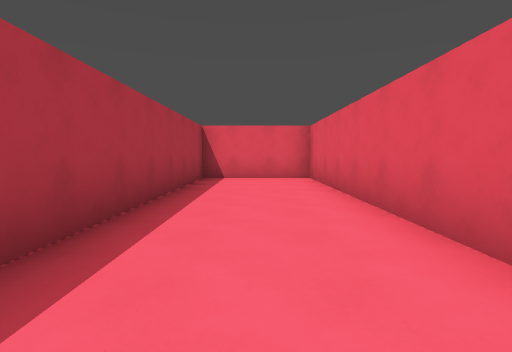
view 1 (above)

16 first-person views from a walk through a level from a Godot 3-D game. The camera is 1.3 m above the floor, tilts 4° down and sees 80° across. The floor is counted in squares, 2 m on a side. Each view is taken from the middle of a square. On the plan, view 1 faces up. The plan holds only what a view shows up to about 10 squares ahead; the rest is blank. The place goes on beyond the plan.

view 2
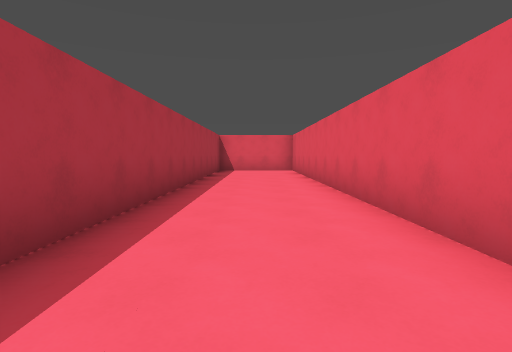

view 3
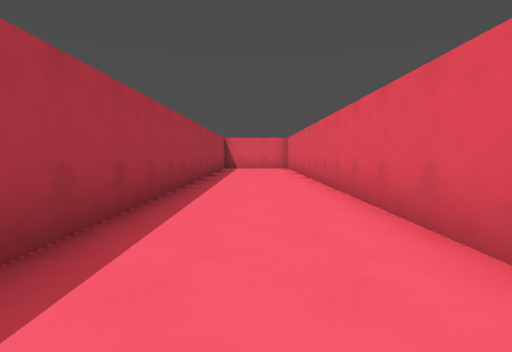

view 4
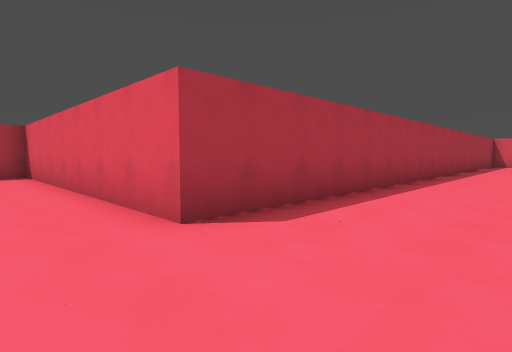

view 5
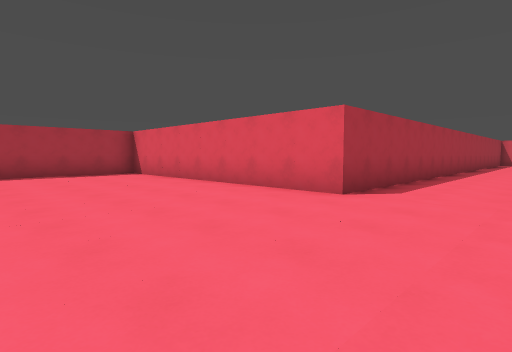

view 6
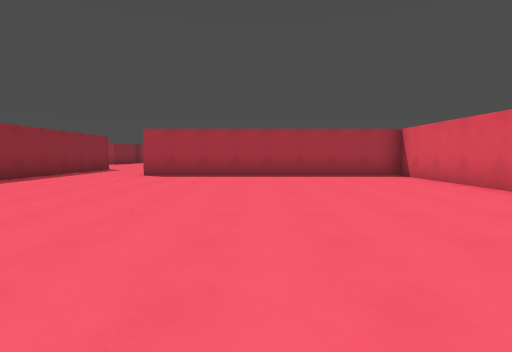

view 7
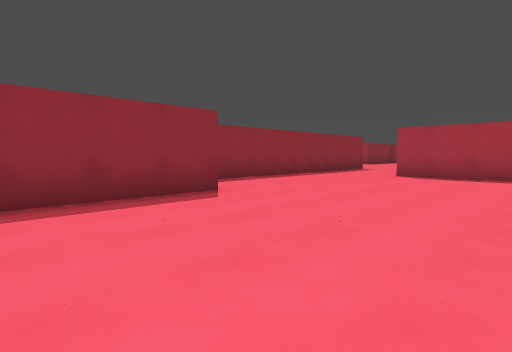

view 8
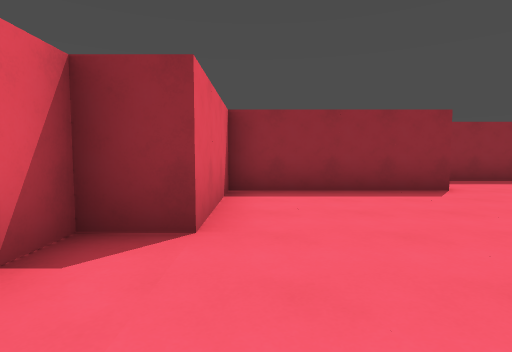

view 9
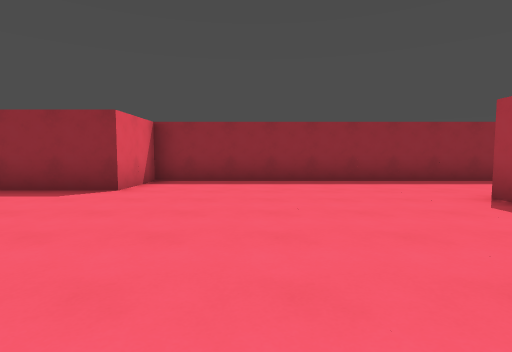

view 10
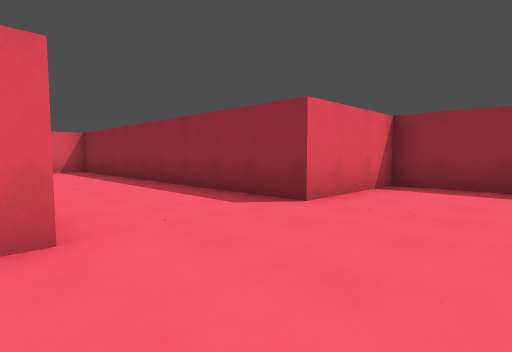

view 11
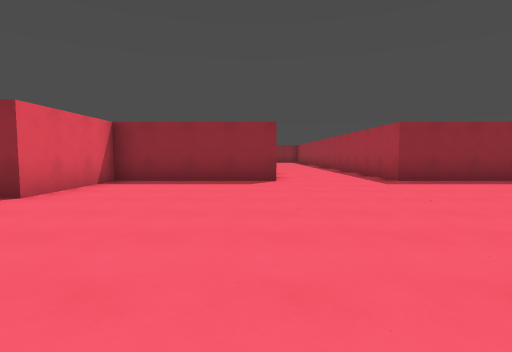

view 12
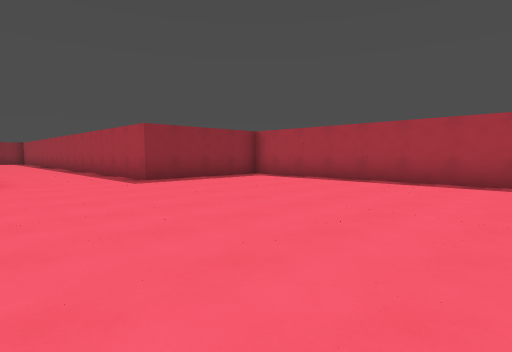

view 13
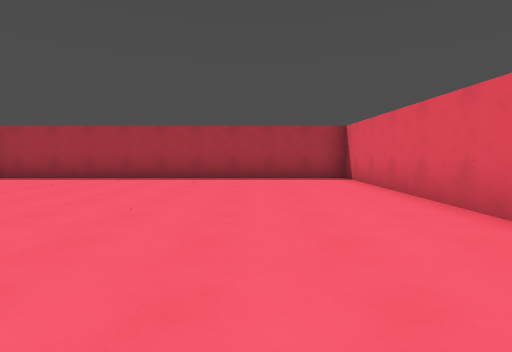

view 14
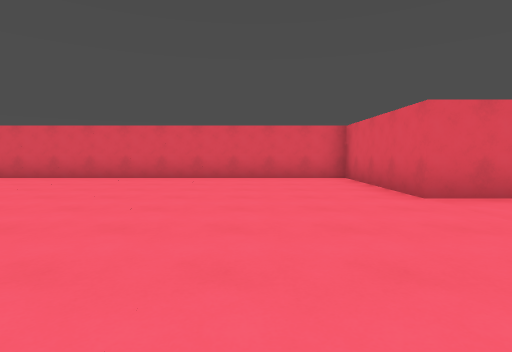

view 15
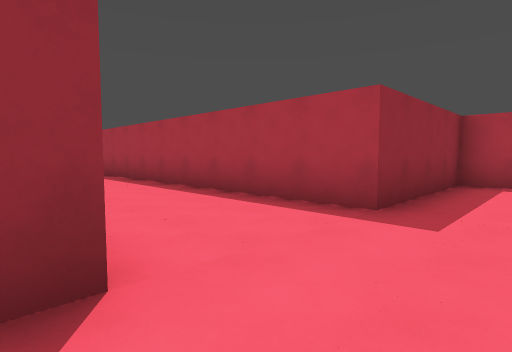

view 16
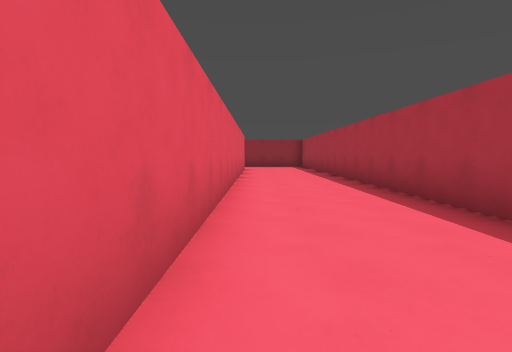

### Floor plan
Points are (right, up) in squares from view 1. A wall is a line through its corners. A room is listed if a view was taken in it or the views show most of it. See-through windows are left out.
Room 1 (views 1, 2, 3, 4, 5, 6, 7, 8, 9)
walls: (1.5, -4.2) (1.5, 8.5) (-1.5, 8.5) (-1.5, -9.5) (-9.5, -9.5) (-9.5, -17.5); (-12.1, -17.5) (-13.5, -17.5); (-13.5, -20.5) (-3.5, -20.5) (-3.5, -18.5) (0.5, -18.5) (0.5, -15.5) (1.5, -15.5) (1.5, -14.8)
ways out: opening at (-13, -19) to room 2
Room 2 (views 10, 11, 12, 13, 14, 15, 16)
walls: (-17.6, -23.5) (-13.5, -23.5) (-13.5, -20.5); (-13.5, -17.5) (-13.5, -13.5) (-24.5, -13.5) (-24.5, -23.5) (-20.5, -23.5) (-20.5, -35); (-17.5, -34.8) (-17.5, -25.5)
ways out: opening at (-13, -19) to room 1

Positions as (right, up) in squares from view 1, and headings:
1: (0, 0), facing up
2: (0, -4), facing up
3: (0, -6), facing up
4: (1, -11), facing up-left
5: (1, -14), facing up-left
6: (0, -14), facing left
7: (0, -14), facing down-left
8: (0, -13), facing down
9: (-6, -13), facing down
10: (-16, -17), facing down-right
11: (-17, -16), facing down
12: (-17, -16), facing down-left
13: (-16, -16), facing left
14: (-16, -22), facing up
15: (-17, -22), facing down-left
16: (-18, -25), facing down
